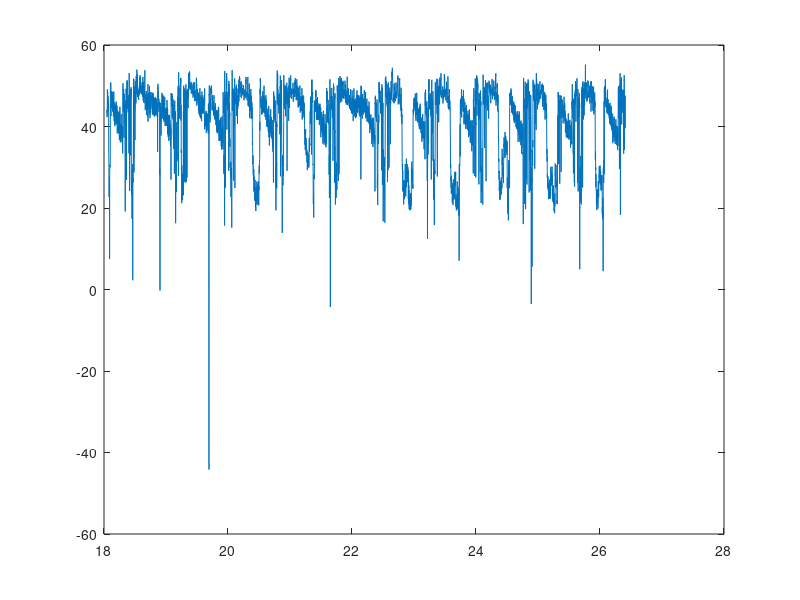
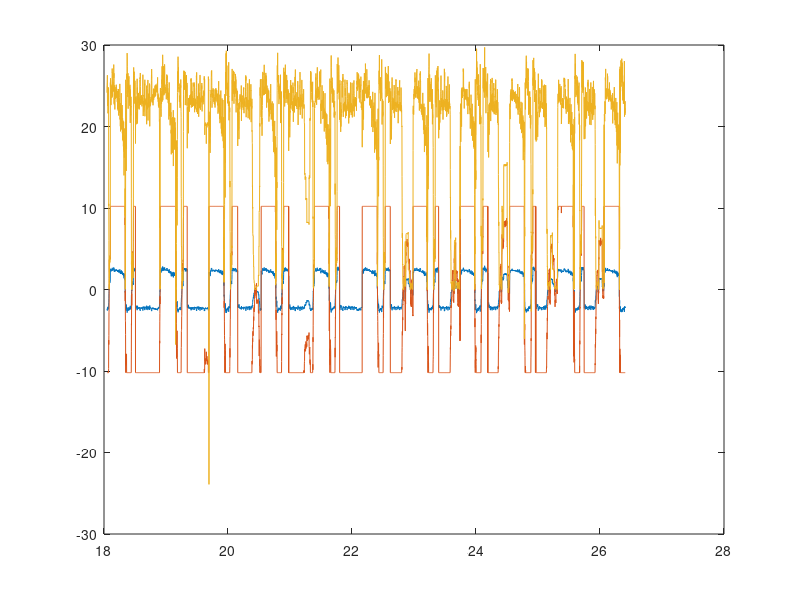
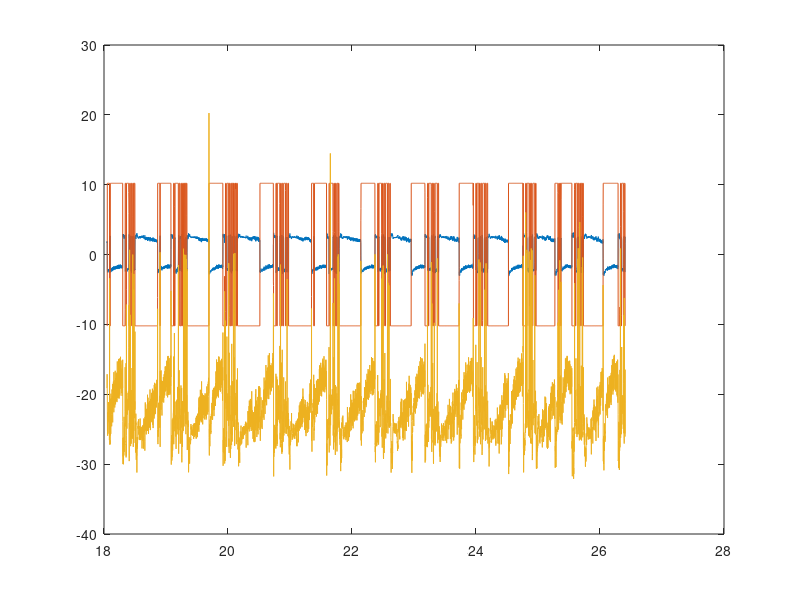
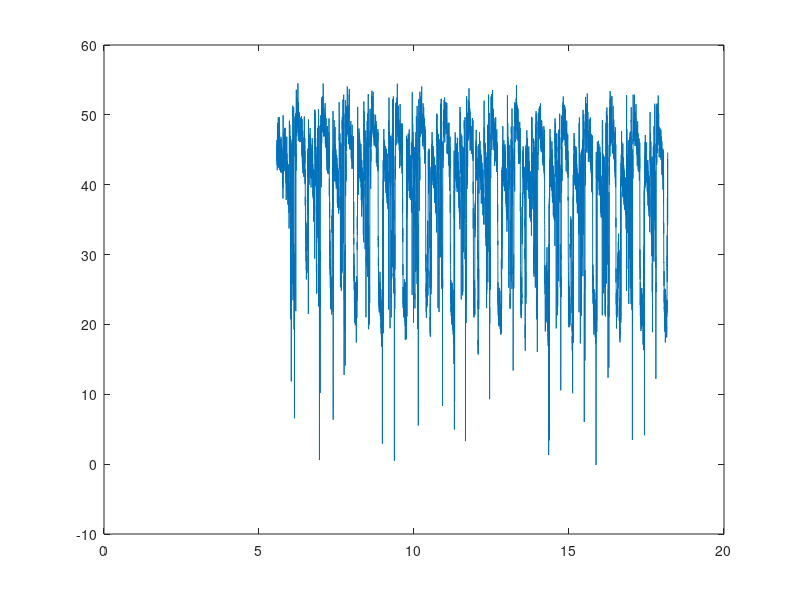

Recreate these plots in MATLAB, in order.
function compute_cot
    load('output_data_1Band')
    load('output_data_1BigBand')

    stiffness = [250,100];
    speed = [.89;1.07];% speed in m/s
    mass = 0.6997;
    
    % 1
    i = 1
    idx = 13000:19000;
    cot = cost_of_transport(output_data_1Band(idx,:),mass,speed(i))
    
    % 2
    i = 2
    idx = 4000:13000;
    cot = cost_of_transport(output_data_1BigBand(idx,:),mass,speed(i))
    
    
end

function c = cost_of_transport(output_data, mass, speed)
    time = output_data(:,1);
    current1 = output_data(:,4);
    voltage1 = 12*output_data(:,6);
    
    current2 = output_data(:,9);
    voltage2 = 12*output_data(:,11);
    
    power = current1.*voltage1 - current2.*voltage2;
    energy = trapz(time,power);
    distance = time(end)-time(1);
    figure; plot(time, power)
    figure; plot(time, current1); hold on; plot(time, voltage1); plot(time, voltage1.*current1)
    figure; plot(time, current2); hold on; plot(time, voltage2); plot(time, voltage2.*current2)
    c = energy/(mass*9.81*distance);
end